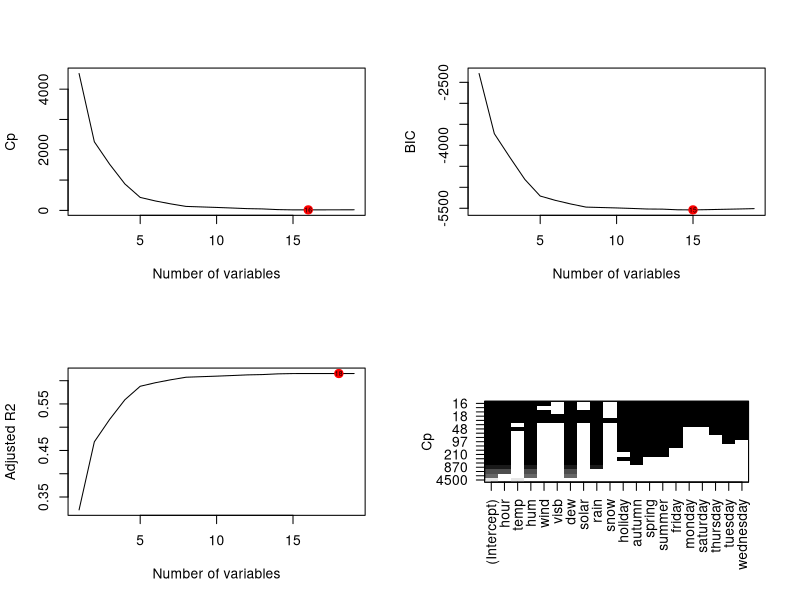
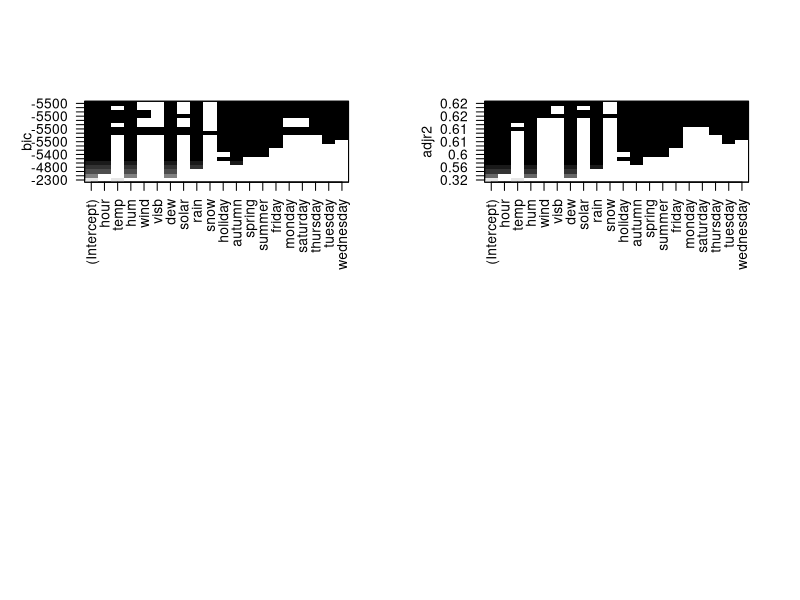

The R source for these figures, in order: (Note: this script raises an error after producing the figures.)
## ---- chunk 1
d.trn = read.csv("../data/training.csv")
## ---- chunk 2
library(leaps)
d.trn$lcount = log(d.trn$count)
n = ncol(d.trn)-1-4
regfit.full = regsubsets(lcount~.-weekend-season-day-count, data=d.trn, nvmax=n)
reg.summary = summary(regfit.full)
## ---- chunk 3
par(mfrow=c(2,2))
plot(reg.summary$cp, xlab="Number of variables", ylab="Cp", type="l")
min_cp = which.min(reg.summary$cp)
points(min_cp,reg.summary$cp[min_cp], col="red",cex=2,pch=20)
text(min_cp,reg.summary$cp[min_cp],labels=min_cp, cex=0.5)

plot(reg.summary$bic, xlab="Number of variables", ylab="BIC", type="l")
min_bic = which.min(reg.summary$bic)
points(min_bic,reg.summary$bic[min_bic], col="red",cex=2,pch=20)
text(min_bic,reg.summary$bic[min_bic],labels=min_bic, cex=0.5)

plot(reg.summary$adjr2, xlab="Number of variables", ylab="Adjusted R2", type="l")
max_adjr2 = which.max(reg.summary$adjr2)
points(max_adjr2,reg.summary$adjr2[max_adjr2], col="red",cex=2,pch=20)
text(max_adjr2,reg.summary$adjr2[max_adjr2],labels=max_adjr2, cex=0.5)
## ---- chunk 4
plot(regfit.full,scale="Cp")
plot(regfit.full,scale="bic")
plot(regfit.full,scale="adjr2")
## ---- chunk 5
set.seed(42)
k = 10
n = ncol(d.trn)-1-4
folds=sample(1:k,nrow(d.trn),replace=TRUE)
cv.errors=matrix(NA,k,n, dimnames=list(NULL, paste(1:n)))

predict.regsubsets =function(object ,newdata ,id ,...){
  form=as.formula(object$call[[2]]) 
  mat=model.matrix(form,newdata)
  coefi=coef(object ,id=id)
  xvars=names(coefi)
  mat[,xvars]%*%coefi
}

for (j in 1:k){
  best.fit=regsubsets(lcount~.-weekend-season-day-count, data=d.trn[folds!=j,], nvmax=n)
  for (i in 1:n){
    pred = predict.regsubsets(best.fit, d.trn[folds == j,], id=i)
    true = d.trn$lcount[folds == j]
    cv.errors[j,i]=mean((exp(true)-exp(pred))^2)
  }
}
mean.cv.errors=apply(cv.errors,2,mean)
mean.cv.errors

plot(mean.cv.errors ,type='b',ylim=c(min(mean.cv.errors)-10000,max(mean.cv.errors)))
min_cv = which.min(mean.cv.errors)
points(min_cv,mean.cv.errors[min_cv], col="red",cex=2,pch=20)
text(min_cv,mean.cv.errors[min_cv],labels=min_cv, cex=0.5)

# one standard error rule
se.sub = apply(cv.errors,2,sd)/sqrt(k)
abline(h=mean.cv.errors[min_cv]+se.sub[min_cv],col="red",lty=2)
abline(h=mean.cv.errors[min_cv]-se.sub[min_cv],col="red",lty=2)
idx = min(which((mean.cv.errors[min_cv]-se.sub[min_cv]<=mean.cv.errors)&((mean.cv.errors<=mean.cv.errors[min_cv]+se.sub[min_cv]))))
points(idx,mean.cv.errors[idx], col="blue",cex=2,pch=20)
text(idx,mean.cv.errors[idx],labels=idx,cex=0.5)
## ---- chunk 6
coef(regfit.full,idx)
## ---- chunk 7
# cv test error
mean.cv.errors[idx]
## ---- chunk 8
lm.fit.7 = lm(lcount~hour+hum+dew+rain+autumn+spring+summer, data=d.trn)
fitted = predict(lm.fit.7, newx=x)
y = d.trn$lcount
res = fitted-y
plot(fitted,res,main="Residual vs Fitted Value (log transformation)")
abline(0,0,col="red")

sres = res/sd(res)
qqnorm(sres)
abline(0,1,col="red")
## ---- chunk 9
library(glmnet)
x = model.matrix(lcount~.-weekend-season-day-count, d.trn)[,-1] # delete the intercept
y = d.trn$lcount
grid =10^seq(10,-2, length =100) # 1e-2 = 0.01 
ridge.mod =glmnet(x,y,alpha=0, lambda = grid)
## ---- chunk 10
set.seed(42)
cv.out =cv.glmnet (x, y, alpha =0)
plot(cv.out)
bestlam =cv.out$lambda.min
bestlam
## ---- chunk 11
out = glmnet(x,y,alpha = 0)
predict(out, type = "coefficient", s = bestlam)[,]
## ---- chunk 12
set.seed(42)
k=10
folds = sample(1:k,nrow(d.trn),replace=TRUE)
cv.errors=c()
for (j in 1:k){
  ridge.mod =glmnet(x[folds!=j,],y[folds!=j], alpha=0, lambda = grid)
  pred = predict(ridge.mod ,s=bestlam, newx=x[folds==j,])
  true = y[folds == j]
  cv.errors = c(cv.errors, mean((exp(true)-exp(pred))^2))
}

(mean.cv.errors = mean(cv.errors))
## ---- chunk 13
lasso.mod = glmnet(x, y, alpha = 1, lambda = grid)
plot(lasso.mod)
## ---- chunk 14
set.seed(42)
cv.out = cv.glmnet(x,y,alpha =1)
plot(cv.out)
bestlam =cv.out$lambda.min
bestlam
## ---- chunk 15
out = glmnet(x,y,alpha = 1, lambda = grid)
lasso.coef = predict(out, type = "coefficients", s = bestlam)[,]
lasso.coef[lasso.coef!=0]
## ---- chunk 16
set.seed(42)
k=10
folds = sample(1:k,nrow(d.trn),replace=TRUE)
cv.errors=c()
for (j in 1:k){
  ridge.mod =glmnet(x[folds!=j,],y[folds!=j], alpha=1, lambda = grid)
  pred = predict(ridge.mod ,s=bestlam, newx=x[folds==j,])
  true = y[folds == j]
  cv.errors = c(cv.errors, mean((exp(true)-exp(pred))^2))
}

(mean.cv.errors = mean(cv.errors))
## ---- chunk 17
lm.fit = lm(count~.-weekend-season-day-lcount, data = d.trn)
w1 = 1/fitted(lm.fit)^2
w2 = 1/resid(lm.fit)^2
w3 = 1/abs(resid(lm.fit))
## ---- chunk 18
library(leaps)

d.trn$lcount = log(d.trn$count)
n = ncol(d.trn)-1-4
regfit.full = regsubsets(count~.-weekend-season-day-lcount, data=d.trn, nvmax=n,weigths=w2)
reg.summary = summary(regfit.full)
## ---- chunk 19
par(mfrow=c(2,2))
plot(reg.summary$cp, xlab="Number of variables", ylab="Cp", type="l")
min_cp = which.min(reg.summary$cp)
points(min_cp,reg.summary$cp[min_cp], col="red",cex=2,pch=20)
text(min_cp,reg.summary$cp[min_cp],labels=min_cp, cex=0.5)

plot(reg.summary$bic, xlab="Number of variables", ylab="BIC", type="l")
min_bic = which.min(reg.summary$bic)
points(min_bic,reg.summary$bic[min_bic], col="red",cex=2,pch=20)
text(min_bic,reg.summary$bic[min_bic],labels=min_bic, cex=0.5)

plot(reg.summary$adjr2, xlab="Number of variables", ylab="Adjusted R2", type="l")
max_adjr2 = which.max(reg.summary$adjr2)
points(max_adjr2,reg.summary$adjr2[max_adjr2], col="red",cex=2,pch=20)
text(max_adjr2,reg.summary$adjr2[max_adjr2],labels=max_adjr2, cex=0.5)
## ---- chunk 20
plot(regfit.full,scale="Cp")
plot(regfit.full,scale="bic")
plot(regfit.full,scale="adjr2")
## ---- chunk 21
set.seed(42)
k = 10
n = ncol(d.trn)-1-4
folds=sample(1:k,nrow(d.trn),replace=TRUE)
cv.errors=matrix(NA,k,n, dimnames=list(NULL, paste(1:n)))

predict.regsubsets =function(object ,newdata ,id ,...){
  form=as.formula(object$call[[2]]) 
  mat=model.matrix(form,newdata)
  coefi=coef(object ,id=id)
  xvars=names(coefi)
  mat[,xvars]%*%coefi
}

for (j in 1:k){
  best.fit=regsubsets(count~.-weekend-season-day-lcount, data=d.trn[folds!=j,], nvmax=n, weights=w2[folds!=j])
  for (i in 1:n){
    pred = predict.regsubsets(best.fit, d.trn[folds == j,], id=i)
    true = d.trn$count[folds == j]
    cv.errors[j,i]=mean((true-pred)^2)
  }
}
mean.cv.errors=apply(cv.errors,2,mean)
mean.cv.errors

plot(mean.cv.errors ,type='b')
min_cv = which.min(mean.cv.errors)
points(min_cv,mean.cv.errors[min_cv], col="red",cex=2,pch=20)
text(min_cv,mean.cv.errors[min_cv],labels=min_cv, cex=0.5)
## ---- chunk 22
se.sub = apply(cv.errors,2,sd)/sqrt(k)
idx = min(which((mean.cv.errors[min_cv]-se.sub[min_cv]<=mean.cv.errors)&((mean.cv.errors<=mean.cv.errors[min_cv]+se.sub[min_cv]))))
idx
coef(regfit.full,idx)
## ---- chunk 23
# cv test error
mean.cv.errors[12]
## ---- chunk 24
library(glmnet)
x = model.matrix(count~.-weekend-season-day-lcount, d.trn)[,-1] # delete the intercept
y = d.trn$count
grid =10^seq(10,-2, length =100) # 1e-2 = 0.01 
ridge.mod =glmnet(x,y,alpha=0, lambda = grid, weights=w2)
## ---- chunk 25
set.seed(42)
cv.out =cv.glmnet (x, y, alpha =0, weights=w2)
plot(cv.out)
bestlam =cv.out$lambda.min
bestlam
## ---- chunk 26
out = glmnet(x,y,alpha = 0, weights=w2)
predict(out, type = "coefficient", s = bestlam)[,]
## ---- chunk 27
set.seed(42)
k=10
folds = sample(1:k,nrow(d.trn),replace=TRUE)
cv.errors=c()
for (j in 1:k){
  ridge.mod =glmnet(x[folds!=j,],y[folds!=j], alpha=0, lambda = grid, weights=w2[folds!=j])
  pred = predict(ridge.mod ,s=bestlam, newx=x[folds==j,])
  true = y[folds == j]
  cv.errors = c(cv.errors, mean((true-pred)^2))
}

(mean.cv.errors = mean(cv.errors))
## ---- chunk 28
lasso.mod = glmnet(x, y, alpha = 1, lambda = grid, weights=w2)
plot(lasso.mod)
## ---- chunk 29
set.seed(42)
cv.out = cv.glmnet(x,y,alpha =1, weights=w2)
plot(cv.out)
bestlam =cv.out$lambda.min
bestlam
## ---- chunk 30
out = glmnet(x,y,alpha = 1, lambda = grid, weights=w2)
lasso.coef = predict(out, type = "coefficients", s = bestlam)[,]
lasso.coef[lasso.coef!=0]
lasso.coef[lasso.coef==0]
## ---- chunk 31
set.seed(42)
k=10
folds = sample(1:k,nrow(d.trn),replace=TRUE)
cv.errors=c()
for (j in 1:k){
  ridge.mod =glmnet(x[folds!=j,],y[folds!=j], alpha=1, lambda = grid, weights=w2[folds!=j])
  pred = predict(ridge.mod ,s=bestlam, newx=x[folds==j,])
  true = y[folds == j]
  cv.errors = c(cv.errors, mean((true-pred)^2))
}

(mean.cv.errors = mean(cv.errors))
## ---- chunk 32
library(leaps)

d.trn$lcount = log(d.trn$count)
n = ncol(d.trn)-1-4
regfit.full = regsubsets(count~.-weekend-season-day-lcount, data=d.trn, nvmax=n,weigths=w1)
reg.summary = summary(regfit.full)
## ---- chunk 33
par(mfrow=c(2,2))
plot(reg.summary$cp, xlab="Number of variables", ylab="Cp", type="l")
min_cp = which.min(reg.summary$cp)
points(min_cp,reg.summary$cp[min_cp], col="red",cex=2,pch=20)
text(min_cp,reg.summary$cp[min_cp],labels=min_cp, cex=0.5)

plot(reg.summary$bic, xlab="Number of variables", ylab="BIC", type="l")
min_bic = which.min(reg.summary$bic)
points(min_bic,reg.summary$bic[min_bic], col="red",cex=2,pch=20)
text(min_bic,reg.summary$bic[min_bic],labels=min_bic, cex=0.5)

plot(reg.summary$adjr2, xlab="Number of variables", ylab="Adjusted R2", type="l")
max_adjr2 = which.max(reg.summary$adjr2)
points(max_adjr2,reg.summary$adjr2[max_adjr2], col="red",cex=2,pch=20)
text(max_adjr2,reg.summary$adjr2[max_adjr2],labels=max_adjr2, cex=0.5)
## ---- chunk 34
plot(regfit.full,scale="Cp")
plot(regfit.full,scale="bic")
plot(regfit.full,scale="adjr2")
## ---- chunk 35
set.seed(42)
k = 10
n = ncol(d.trn)-1-4
folds=sample(1:k,nrow(d.trn),replace=TRUE)
cv.errors=matrix(NA,k,n, dimnames=list(NULL, paste(1:n)))

predict.regsubsets =function(object ,newdata ,id ,...){
  form=as.formula(object$call[[2]]) 
  mat=model.matrix(form,newdata)
  coefi=coef(object ,id=id)
  xvars=names(coefi)
  mat[,xvars]%*%coefi
}

for (j in 1:k){
  best.fit=regsubsets(count~.-weekend-season-day-lcount, data=d.trn[folds!=j,], nvmax=n, weights=w1[folds!=j])
  for (i in 1:n){
    pred = predict.regsubsets(best.fit, d.trn[folds == j,], id=i)
    true = d.trn$count[folds == j]
    cv.errors[j,i]=mean((true-pred)^2)
  }
}
mean.cv.errors=apply(cv.errors,2,mean)
mean.cv.errors

plot(mean.cv.errors ,type='b')
min_cv = which.min(mean.cv.errors)
points(min_cv,mean.cv.errors[min_cv], col="red",cex=2,pch=20)
text(min_cv,mean.cv.errors[min_cv],labels=min_cv, cex=0.5)
## ---- chunk 36
se.sub = apply(cv.errors,2,sd)/sqrt(k)
idx = min(which((mean.cv.errors[min_cv]-se.sub[min_cv]<=mean.cv.errors)&((mean.cv.errors<=mean.cv.errors[min_cv]+se.sub[min_cv]))))
idx
coef(regfit.full,17)
## ---- chunk 37
# cv test error
mean.cv.errors[17]
## ---- chunk 38
library(glmnet)
x = model.matrix(count~.-weekend-season-day-lcount, d.trn)[,-1] # delete the intercept
y = d.trn$count
grid =10^seq(10,-2, length =100) # 1e-2 = 0.01 
ridge.mod =glmnet(x,y,alpha=0, lambda = grid, weights=w1)
## ---- chunk 39
set.seed(42)
cv.out =cv.glmnet (x, y, alpha =0, weights=w1)
plot(cv.out)
bestlam =cv.out$lambda.min
bestlam
## ---- chunk 40
out = glmnet(x,y,alpha = 0, weights=w1)
predict(out, type = "coefficient", s = bestlam)[,]
## ---- chunk 41
set.seed(42)
k=10
folds = sample(1:k,nrow(d.trn),replace=TRUE)
cv.errors=c()
for (j in 1:k){
  ridge.mod =glmnet(x[folds!=j,],y[folds!=j], alpha=0, lambda = grid, weights=w1[folds!=j])
  pred = predict(ridge.mod ,s=bestlam, newx=x[folds==j,])
  true = y[folds == j]
  cv.errors = c(cv.errors, mean((true-pred)^2))
}

(mean.cv.errors = mean(cv.errors))
## ---- chunk 42
lasso.mod = glmnet(x, y, alpha = 1, lambda = grid, weights=w1)
plot(lasso.mod)
## ---- chunk 43
set.seed(42)
cv.out = cv.glmnet(x,y,alpha =1, weights=w1)
plot(cv.out)
bestlam =cv.out$lambda.min
bestlam
## ---- chunk 44
out = glmnet(x,y,alpha = 1, lambda = grid, weights=w1)
lasso.coef = predict(out, type = "coefficients", s = bestlam)[,]
lasso.coef[lasso.coef!=0]
lasso.coef[lasso.coef==0]
## ---- chunk 45
set.seed(42)
k=10
folds = sample(1:k,nrow(d.trn),replace=TRUE)
cv.errors=c()
for (j in 1:k){
  ridge.mod =glmnet(x[folds!=j,],y[folds!=j], alpha=1, lambda = grid, weights=w1[folds!=j])
  pred = predict(ridge.mod ,s=bestlam, newx=x[folds==j,])
  true = y[folds == j]
  cv.errors = c(cv.errors, mean((true-pred)^2))
}

(mean.cv.errors = mean(cv.errors))
## ---- chunk 46
library(leaps)

d.trn$lcount = log(d.trn$count)
n = ncol(d.trn)-1-4
regfit.full = regsubsets(count~.-weekend-season-day-lcount, data=d.trn, nvmax=n,weigths=w3)
reg.summary = summary(regfit.full)
## ---- chunk 47
par(mfrow=c(2,2))
plot(reg.summary$cp, xlab="Number of variables", ylab="Cp", type="l")
min_cp = which.min(reg.summary$cp)
points(min_cp,reg.summary$cp[min_cp], col="red",cex=2,pch=20)
text(min_cp,reg.summary$cp[min_cp],labels=min_cp, cex=0.5)

plot(reg.summary$bic, xlab="Number of variables", ylab="BIC", type="l")
min_bic = which.min(reg.summary$bic)
points(min_bic,reg.summary$bic[min_bic], col="red",cex=2,pch=20)
text(min_bic,reg.summary$bic[min_bic],labels=min_bic, cex=0.5)

plot(reg.summary$adjr2, xlab="Number of variables", ylab="Adjusted R2", type="l")
max_adjr2 = which.max(reg.summary$adjr2)
points(max_adjr2,reg.summary$adjr2[max_adjr2], col="red",cex=2,pch=20)
text(max_adjr2,reg.summary$adjr2[max_adjr2],labels=max_adjr2, cex=0.5)
## ---- chunk 48
plot(regfit.full,scale="Cp")
plot(regfit.full,scale="bic")
plot(regfit.full,scale="adjr2")
## ---- chunk 49
set.seed(42)
k = 10
n = ncol(d.trn)-1-4
folds=sample(1:k,nrow(d.trn),replace=TRUE)
cv.errors=matrix(NA,k,n, dimnames=list(NULL, paste(1:n)))

predict.regsubsets =function(object ,newdata ,id ,...){
  form=as.formula(object$call[[2]]) 
  mat=model.matrix(form,newdata)
  coefi=coef(object ,id=id)
  xvars=names(coefi)
  mat[,xvars]%*%coefi
}

for (j in 1:k){
  best.fit=regsubsets(count~.-weekend-season-day-lcount, data=d.trn[folds!=j,], nvmax=n, weights=w3[folds!=j])
  for (i in 1:n){
    pred = predict.regsubsets(best.fit, d.trn[folds == j,], id=i)
    true = d.trn$count[folds == j]
    cv.errors[j,i]=mean((true-pred)^2)
  }
}
mean.cv.errors=apply(cv.errors,2,mean)
mean.cv.errors

plot(mean.cv.errors ,type='b')
min_cv = which.min(mean.cv.errors)
points(min_cv,mean.cv.errors[min_cv], col="red",cex=2,pch=20)
text(min_cv,mean.cv.errors[min_cv],labels=min_cv, cex=0.5)
## ---- chunk 50
se.sub = apply(cv.errors,2,sd)/sqrt(k)
idx = min(which((mean.cv.errors[min_cv]-se.sub[min_cv]<=mean.cv.errors)&((mean.cv.errors<=mean.cv.errors[min_cv]+se.sub[min_cv]))))
idx
coef(regfit.full,idx)
## ---- chunk 51
# cv test error
mean.cv.errors[8]
## ---- chunk 52
library(glmnet)
x = model.matrix(count~.-weekend-season-day-lcount, d.trn)[,-1] # delete the intercept
y = d.trn$count
grid =10^seq(10,-2, length =100) # 1e-2 = 0.01 
ridge.mod =glmnet(x,y,alpha=0, lambda = grid, weights=w3)
## ---- chunk 53
set.seed(42)
cv.out =cv.glmnet (x, y, alpha =0, weights=w3)
plot(cv.out)
bestlam =cv.out$lambda.min
bestlam
## ---- chunk 54
out = glmnet(x,y,alpha = 0, weights=w3)
predict(out, type = "coefficient", s = bestlam)[,]
## ---- chunk 55
set.seed(42)
k=10
folds = sample(1:k,nrow(d.trn),replace=TRUE)
cv.errors=c()
for (j in 1:k){
  ridge.mod =glmnet(x[folds!=j,],y[folds!=j], alpha=0, lambda = grid, weights=w3[folds!=j])
  pred = predict(ridge.mod ,s=bestlam, newx=x[folds==j,])
  true = y[folds == j]
  cv.errors = c(cv.errors, mean((true-pred)^2))
}

(mean.cv.errors = mean(cv.errors))
## ---- chunk 56
lasso.mod = glmnet(x, y, alpha = 1, lambda = grid, weights=w3)
plot(lasso.mod)
## ---- chunk 57
set.seed(42)
cv.out = cv.glmnet(x,y,alpha =1, weights=w3)
plot(cv.out)
bestlam =cv.out$lambda.min
bestlam
## ---- chunk 58
out = glmnet(x,y,alpha = 1, lambda = grid, weights=w3)
(lasso.coef = predict(out, type = "coefficients", s = bestlam)[,])
sum(lasso.coef[lasso.coef==0])
## ---- chunk 59
set.seed(42)
k=10
folds = sample(1:k,nrow(d.trn),replace=TRUE)
cv.errors=c()
for (j in 1:k){
  ridge.mod =glmnet(x[folds!=j,],y[folds!=j], alpha=1, lambda = grid, weights=w3[folds!=j])
  pred = predict(ridge.mod ,s=bestlam, newx=x[folds==j,])
  true = y[folds == j]
  cv.errors = c(cv.errors, mean((true-pred)^2))
}

(mean.cv.errors = mean(cv.errors))
## ---- chunk 60
fitted = predict(lasso.mod ,s=bestlam, newx=x)
res = fitted-y
plot(fitted,res, main="Residual vs Fitted Value (Lasso)")
abline(0,0,col="red")

sres = res/sd(res)
qqnorm(sres)
abline(0,1,col="red")
